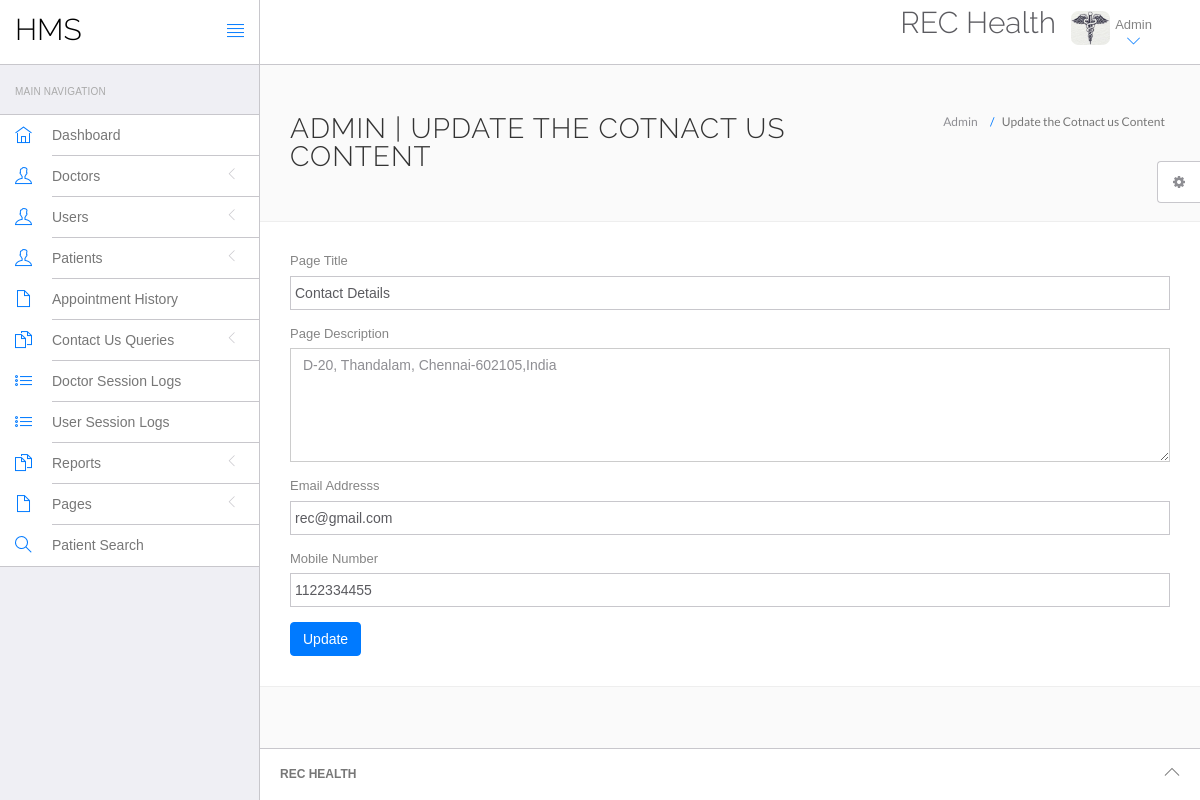
Screenshot of /hospital/hms/admin/contact.php (signed in) with the database file from the repository.
### tables this page shows
CREATE TABLE `tblpage` (
  `ID` int(10) NOT NULL,
  `PageType` varchar(200) DEFAULT NULL,
  `PageTitle` varchar(200) DEFAULT NULL,
  `PageDescription` mediumtext DEFAULT NULL,
  `Email` varchar(120) DEFAULT NULL,
  `MobileNumber` bigint(10) DEFAULT NULL,
  `UpdationDate` timestamp NULL DEFAULT current_timestamp(),
  `OpenningTime` varchar(255) DEFAULT NULL
);

### hospital/hms/admin/contact.php (the view, shortened to what this page needs)
<?php
include('include/config.php');
if(strlen($_SESSION['id']==0)) {
 header('location:logout.php');
  } else{
?>
<!DOCTYPE html>
<html lang="en">
	<head>
		<link rel="stylesheet" href="vendor/bootstrap/css/bootstrap.min.css">
		<link rel="stylesheet" href="vendor/fontawesome/css/font-awesome.min.css">
		<link rel="stylesheet" href="vendor/themify-icons/themify-icons.min.css">
		<link href="vendor/animate.css/animate.min.css" rel="stylesheet" media="screen">
		<link href="vendor/perfect-scrollbar/perfect-scrollbar.min.css" rel="stylesheet" media="screen">
		<link href="vendor/switchery/switchery.min.css" rel="stylesheet" media="screen">
		<link href="vendor/bootstrap-touchspin/jquery.bootstrap-touchspin.min.css" rel="stylesheet" media="screen">
		<link href="vendor/select2/select2.min.css" rel="stylesheet" media="screen">
		<link href="vendor/bootstrap-datepicker/bootstrap-datepicker3.standalone.min.css" rel="stylesheet" media="screen">
		<link href="vendor/bootstrap-timepicker/bootstrap-timepicker.min.css" rel="stylesheet" media="screen">
		<link rel="stylesheet" href="assets/css/styles.css">
		<link rel="stylesheet" href="assets/css/plugins.css">
		<link rel="stylesheet" href="assets/css/themes/theme-1.css" id="skin_color" />
	</head>
	<body>
		<div id="app">
<?php include('include/sidebar.php');?>
			<div class="app-content">
					<?php include('include/header.php');?>
				<div class="main-content" >
					<div class="wrap-content container" id="container">
						<section id="page-title">
							<div class="row">
								<div class="col-sm-8">
									<h1 class="mainTitle">Admin  | Update the Cotnact us Content</h1>
																	</div>
								<ol class="breadcrumb">
									<li>
										<span>Admin </span>
									</li>
									<li class="active">
										<span>Update the Cotnact us Content</span>
									</li>
								</ol>
							</div>
						</section>
						<div class="container-fluid container-fullw bg-white">
									<div class="row">
								<div class="col-md-12">
          <form class="forms-sample" method="post">
                    <?php
$ret=mysqli_query($con,"select * from  tblpage where PageType='contactus'");
while ($row=mysqli_fetch_array($ret)) {
?>
                    <div class="form-group">
                       <label for="exampleInputUsername1">Page Title</label>
                      <input id="pagetitle" name="pagetitle" type="text" class="form-control" required="true" value="<?php  echo $row['PageTitle'];?>">
                    </div>
                    <div class="form-group">
                      <label for="exampleInputEmail1">Page Description</label>
                      <textarea class="form-control" name="pagedes" id="pagedes" rows="5"><?php  echo $row['PageDescription'];?></textarea>
                    </div>
                    <div class="form-group">
                      <label for="exampleInputUsername1">Email Addresss</label>
                     <input type="email" class="form-control" name="email" value="<?php  echo $row['Email'];?>" required='true'>
                    </div>
                    <div class="form-group">
                      <label for="exampleInputUsername1">Mobile Number</label>
                     <input type="text" class="form-control" name="mobnum" value="<?php  echo $row['MobileNumber'];?>" required='true' maxlength="10" pattern='[0-9]+'>
                    </div>
                    <?php } ?>
                    <button type="submit" class="btn btn-primary mr-2" name="submit">Update</button>
                  </form>
								</div>
							</div>
								</div>
					</div>
				</div>
			</div>
	<?php include('include/footer.php');?>
	<?php include('include/setting.php');?>
		</div>
	</body>
</html>
<?php } ?>

### hospital/hms/admin/assets/css/themes/theme-1.css (style rules this page uses)
body { background: #FAFAFA; }

### rows the page displays
tblpage: pagetitle "Contact Details", pagedes "D-20, Thandalam, Chennai-602105,India", email "rec@gmail.com", mobnum "1122334455"
